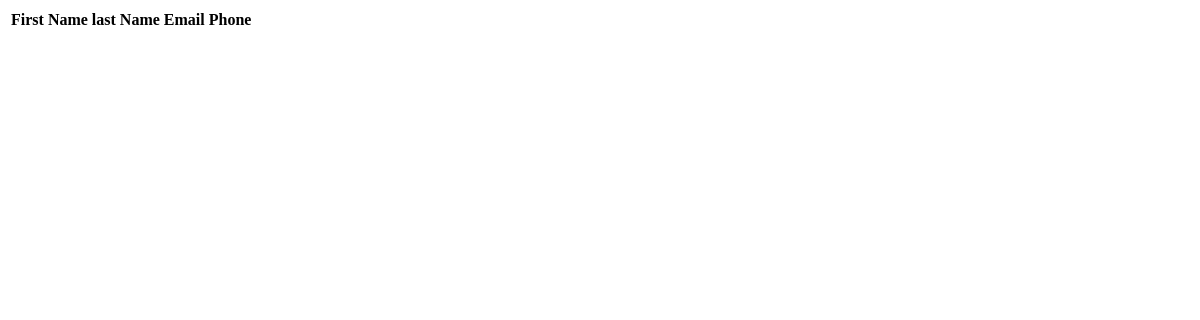
Before: /profile/ with the older database file.
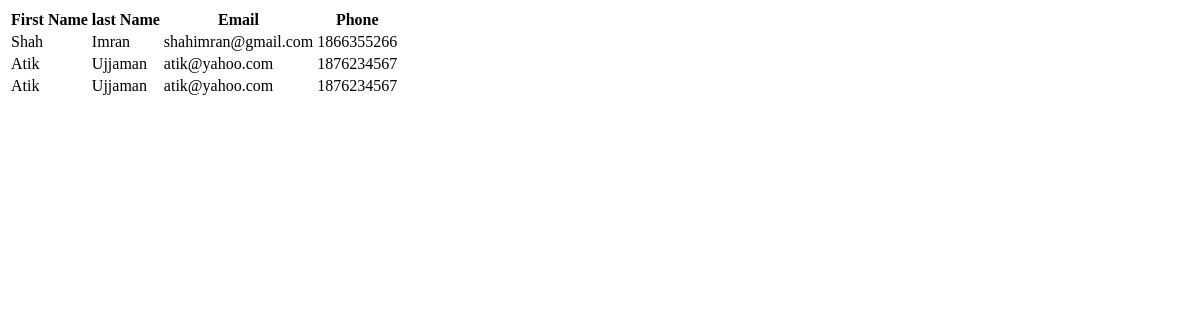
After: the same page with the newer database file.
### meal/models.py (models this page shows)
class User(models.Model):
    firstName = models.CharField(max_length=50)
    lastName = models.CharField(max_length=50)
    email = models.EmailField(max_length=70, blank=True)
    phone = models.DecimalField(max_digits=13, decimal_places=0)
    password = models.CharField(max_length=50)

### meal/views.py (the view)
# urls.py: url(r'^profile/', views.profile_list, name="profile_list"),
def profile_list(request):
    profiles = User.objects.all()
    return render(request, "profile.html", {'profiles': profiles})

### templates/profile.html (shortened to what this page needs)
<!DOCTYPE html>
<html lang="en">
<head>
</head>
<body>
    <div>
        <table>
            <th>First Name</th>
            <th>last Name</th>
            <th>Email</th>
            <th>Phone</th>
            {% for profile in profiles %}
                <tr>
                    <td>{{ profile.firstName }}</td>
                    <td>{{ profile.lastName }}</td>
                    <td>{{profile.email}}</td>
                    <td>{{profile.phone}}</td>
                </tr>
            {% endfor %}
        </table>
    </div>
</body>
</html>

Changed rows visible on the page:
added User: firstName "Shah", lastName "Imran", email "shahimran@gmail.com", phone "1866355266"
added User: firstName "Atik", lastName "Ujjaman", email "atik@yahoo.com", phone "1876234567"
added User: firstName "Atik", lastName "Ujjaman", email "atik@yahoo.com", phone "1876234567"
